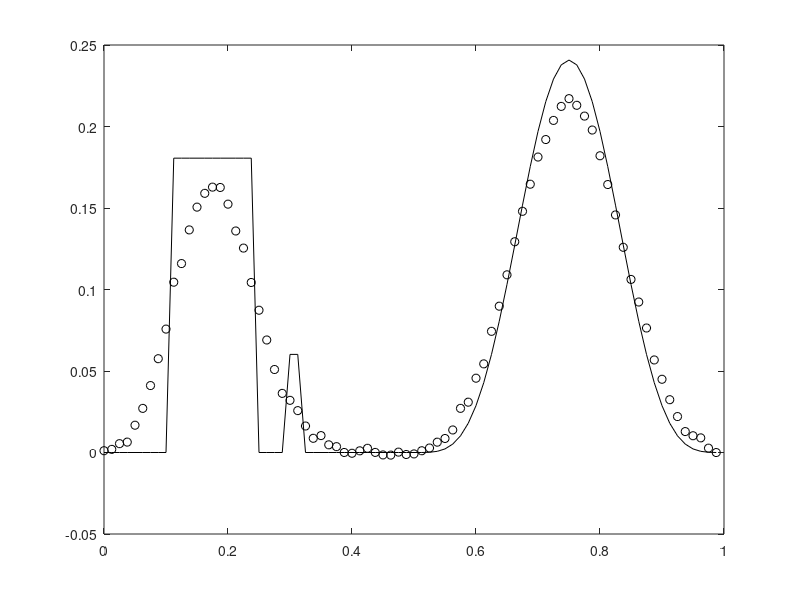

Write the MATLAB code that produced this figure. (Note: this script raises an error after producing the figure.)
%  
%  1d image deblurring inverse problem with Dirichlet boundary conditions.
%
clear all, close all
n = 80; %%%input(' No. of grid points = ');
h = 1/n;
t = [0:h:1-h]';
sig = .05; %%%input(' Kernel width sigma = ');
kernel = (-100*t+10).*(t<=1/10);
A = toeplitz(kernel)*h;

% Set up true solution x_true and data b = A*x_true + error.
x_true = .75*(.1<t&t<.25) + .25*(.3<t&t<.32) + (.5<t&t<1).*sin(2*pi*t).^4;
x_true = x_true/norm(x_true);
Ax = A*x_true;
err_lev = 2; %%%input(' Percent error in data = ');
sigma = err_lev/100 * norm(Ax) / sqrt(n);
eta =  sigma * randn(n,1);
b = Ax + eta;
figure(1), 
  plot(t,x_true,'k',t,b,'ko')
  %legend('true image','blurred, noisy data','Location','NorthWest')

[U,S,V] = svd(A);
dS = diag(S); dS2 = dS.^2; 
Utb = U'*b;

GCV_fn = @(a) sum((a^2*Utb.^2)./(dS2+a).^2)/(n-sum(dS2./(dS2+a)))^2;
Lcurve_fn = @(alpha) - curvatureLcurve(alpha,A,U,S,V,b);

%figure(2);
%aph = logspace(-13,-1);
%loglog(aph, arrayfun(GCV_fn,aph));
alpha_gcv = fminbnd( GCV_fn , 1e-6, 1e-1)
alpha_lcv = fminbnd( Lcurve_fn , 1e-6, 1e-1)


figure(2);
plot(t,x_true,'k',...
     t,(A'*A + alpha_gcv*eye(n))\A'*b,'b:',...
     t,(A'*A + alpha_lcv*eye(n))\A'*b,'g');
title('Tikhonov filter')
legend('true','GCV','L curve')


% Find the UPRE choice for k (see Section 2.2)
U_fn = @(k) norm(Utb(k+1:n))^2+2*sigma^2*k;
Uvals = zeros(n,1);
for i=1:n, Uvals(i)=U_fn(i); end
upre_k = find(Uvals == min(Uvals))

% Find the DP choice for k (see Section 2.2)
D_fn = @(k) (norm(Utb(k+1:n))^2-n*sigma^2)^2;
Dvals = zeros(n,1);
for i=1:n, Dvals(i)=D_fn(i); end
dp_k = find(Dvals == min(Dvals))

% Now compute the regularized solution for TSVD
phi = zeros(n,1); phi(1:upre_k)=1; 
idx = (dS>0);
dSfilt = zeros(size(dS));
dSfilt(idx) = phi(idx)./dS(idx); 
upre_xfilt = V*(dSfilt.*(U'*b));

phi = zeros(n,1); phi(1:dp_k)=1; 
idx = (dS>0);
dSfilt = zeros(size(dS));
dSfilt(idx) = phi(idx)./dS(idx); 
dp_xfilt = V*(dSfilt.*(U'*b));

figure(3);
plot(t,x_true,'k',...
     t,upre_xfilt,'b',...
     t,dp_xfilt,'g');
title('TSVD filter')
legend('true','upre','dp')
